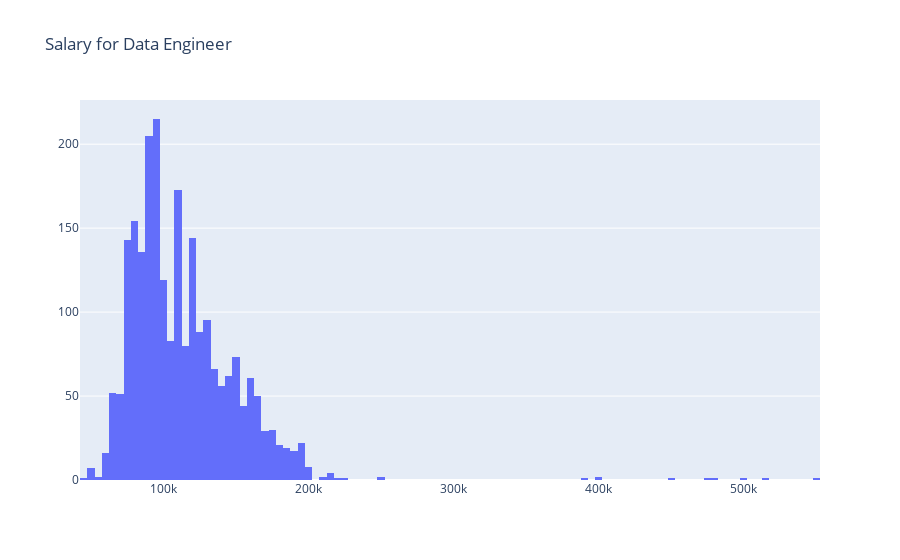
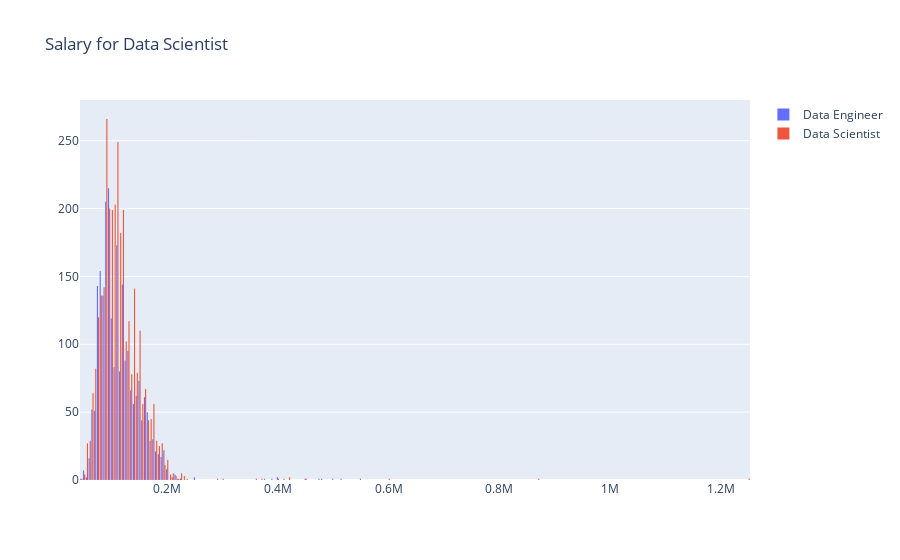

Notebook cell for these charts, in order:
### Code cell
fig = go.Figure()
plot_salary(fig, de_df, 'Data Engineer', 'Data Engineer')
plot_salary(fig, ds_df, 'Data Scientist', 'Data Scientist')

### Figure 1 — Plotly figure (JSON) as saved in the notebook; plotly's stock layout.template omitted (floating-point values rounded to 4 significant figures; data arrays with more than 128 entries replaced by an {"elided": "..."} marker saying what was removed)
{"data": [{"name": "Data Engineer", "type": "histogram", "x": {"elided": "2341 float values"}}], "layout": {"title": {"text": "Salary for Data Engineer"}}}

### Figure 2 — Plotly figure (JSON) as saved in the notebook; plotly's stock layout.template omitted (floating-point values rounded to 4 significant figures; data arrays with more than 128 entries replaced by an {"elided": "..."} marker saying what was removed)
{"data": [{"name": "Data Engineer", "type": "histogram", "x": {"elided": "2341 float values"}}, {"name": "Data Scientist", "type": "histogram", "x": {"elided": "3140 float values"}}], "layout": {"title": {"text": "Salary for Data Scientist"}}}
